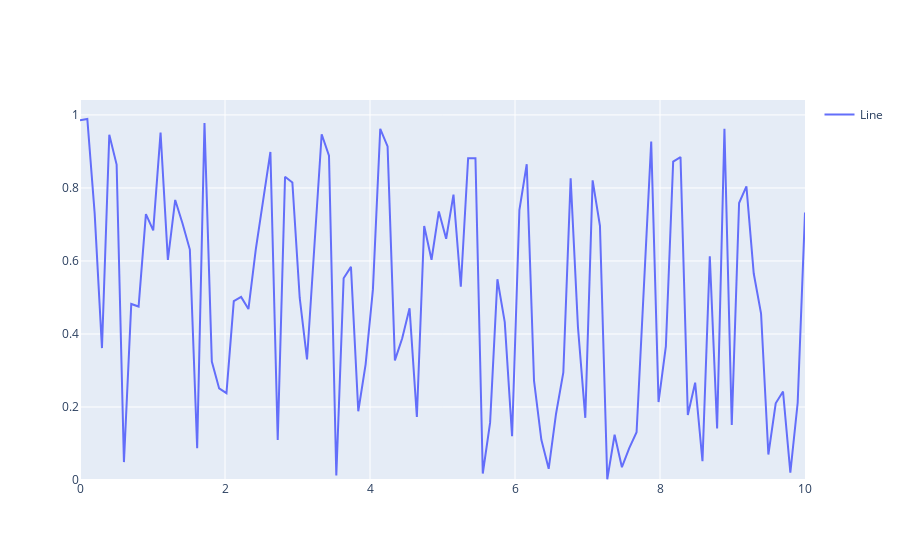

The code cell stored with this chart in its notebook:
### Code cell
x = np.linspace(0, 10, 100)
y = np.random.random(100)
df = pd.DataFrame({'x': x, 'y': y})

ggplot(df, aes(x='x', y='y')) + geom_line(showlegend=True)
